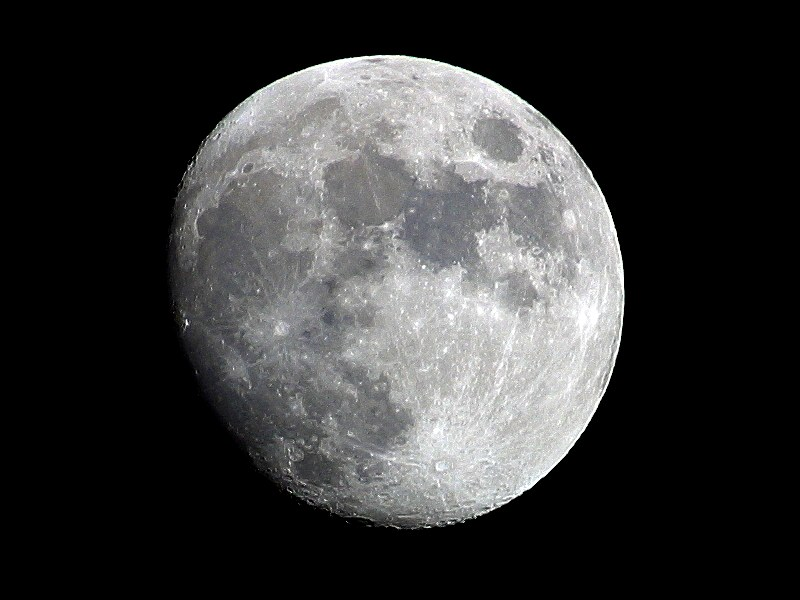
#> input picture Part2/Moon.jpg, 800 x 600 px
$ python AlgoProcessingImages.py
#> lines starting #> are read from the running program, lines starting #| are printed output that depends on the picture
import numpy as np
import skimage.io
import os
import matplotlib.pyplot as plt
import matplotlib . pyplot as plt
from skimage import exposure
import numpy as np
import sys


def adjust_gamma(Image,gamma):
    I=skimage.color.rgb2gray(Image);
    I = I / np.max(I) ;
    I2= exposure.adjust_gamma(I, gamma);
    return I2


if __name__ == "__main__":
    Image=skimage.io.imread('Moon.jpg')
#> Image is the input picture: shape (600, 800, 3); mean R, G, B 55.2, 55.3, 55.4
    plt.imshow(Image,cmap='gray')
    Image.shape
    plt.show();
    I2=adjust_gamma(Image,2)
#> in adjust_gamma, `I2= exposure.adjust_gamma(I, gamma);`:
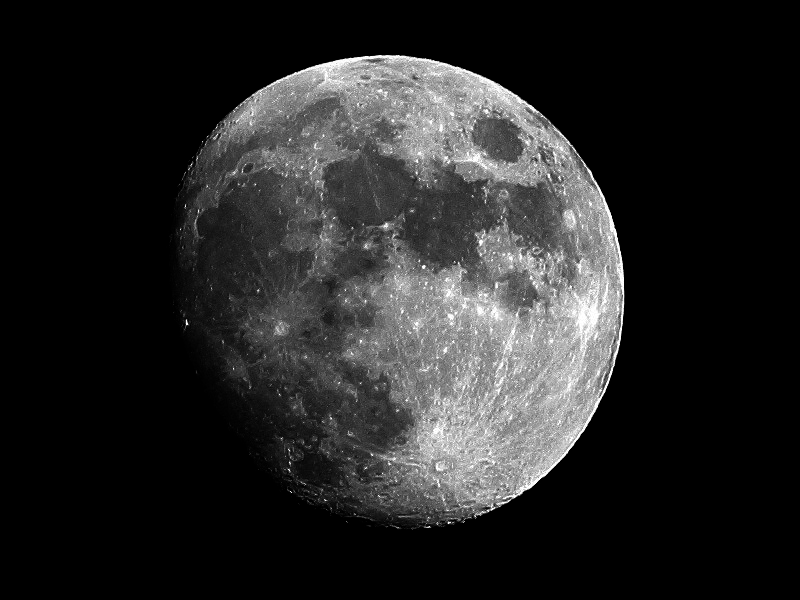
#> I2: shape (600, 800) float64; min 0, max 1, mean 0.148
    plt.imshow(I2);
    plt.show();
